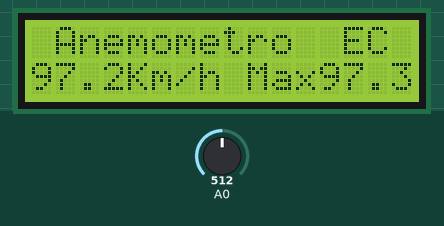
Simulated run of this sketch. Board: Arduino Uno, built with avr-gcc and run on an emulated ATmega328P. Parts: 16×2 character LCD. The inputs (shaded band) are chosen by the test bench; at power-on: A0 = 512.

Above: at 1.3 s.
1.4 s: A0 set to 716
At 2.7 s:
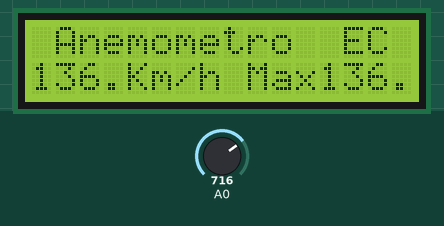
3.6 s: A0 set to 900
At 4.4 s:
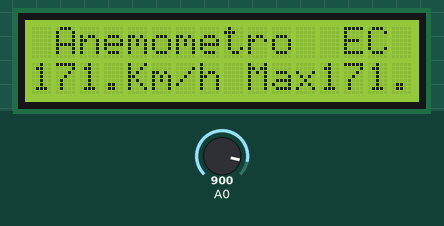
5.6 s: A0 set to 1023
At 7.4 s:
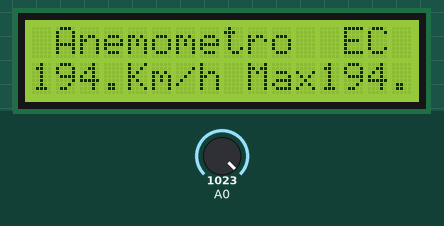
Timing chart, 0 to 8.9 s (numbered marks = the images above; inputs shaded):
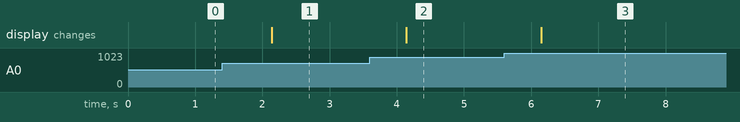

Measured:
- after the input at 1.4 s, the display: changes after 0.74 s (image 1)
- after the input at 3.6 s, the display: changes after 0.54 s (image 2)
- after the input at 5.6 s, the display: changes after 0.55 s (image 3)

The sketch:

anemometro.ino
```cpp
//anemómetro con LCD
#include <LiquidCrystal.h>
LiquidCrystal lcd(7, 8, 9, 10, 11, 12);
float veloc1= 0;// entrada A0
int tiempo=0;
int cnt=0;
float v1=0;
float v2=0;


void setup() {
  lcd.begin(16, 2);           // Fijamos el numero de caracteres y filas
  lcd.begin(16, 2);           // Fijamos el numero de caracteres y filas
       lcd.print(" Anemometro  EC");  // Aqi va el mensaje
 analogReference(INTERNAL);// pone como referencia interna 1.1V
 }
void loop() {
     v1 =(analogRead(0)); // lectura de sensor a0
   veloc1= (v1*0.190); // 0,190 corresponde a la pendiente de la curva aca deben poner el numero que calcularon
lcd.setCursor(0, 1);    // Ponte en la line 1, posicion 0
 lcd.print(veloc1);  //muestra la velocidad del viento en el LCD
 lcd.setCursor(4, 1); // ponte en linea 1, posicion 5
lcd.print("Km/h");
 lcd.setCursor(9, 1);
 lcd.print("Max");
if (veloc1>v2)v2=veloc1,lcd.print (v2,1); // muestra la velocidad maxima que alcanzo
 delay(1000);


}
```
